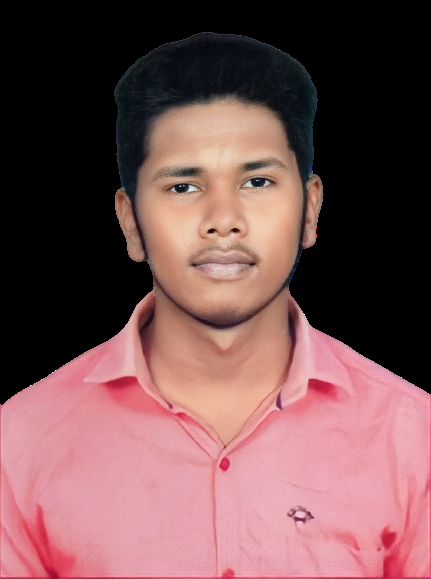
#> input picture Object Detection using OpenCV and Python/photo.png, 431 x 579 px
$ python 'Object Detection using OpenCV and Python.py'
#> lines starting #> are read from the running program, lines starting #| are printed output that depends on the picture; after the words box and inside, x2 and y2 are one past the last pixel; in counts of white or black regions, pixels touching at a corner belong together
import cv2

face_cascade = cv2.CascadeClassifier(cv2.data.haarcascades + 'haarcascade_frontalface_default.xml')

image = cv2.imread('photo.png')
#> image is the input picture: shape (579, 431, 3); mean B, G, R 81.9, 81, 118.3

gray = cv2.cvtColor(image, cv2.COLOR_BGR2GRAY)
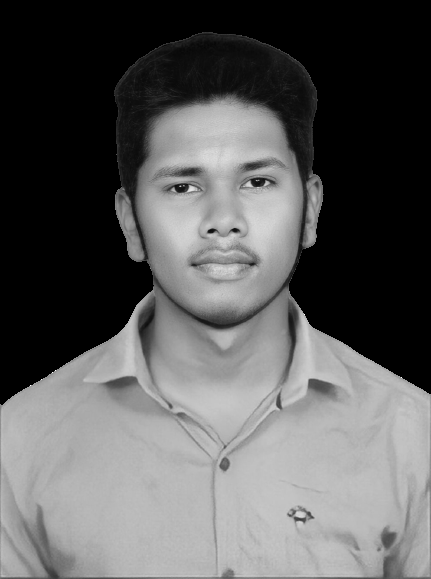
#> gray: shape (579, 431); min 0, max 255, mean 92.2

faces = face_cascade.detectMultiScale(gray, scaleFactor=1.1, minNeighbors=5, minSize=(30, 30))
#> faces = [[122, 106, 199, 199]]

for (x, y, w, h) in faces:
    cv2.rectangle(image, (x, y), (x+w, y+h), (0, 255, 0), 2)
#> this loop made 1 pass
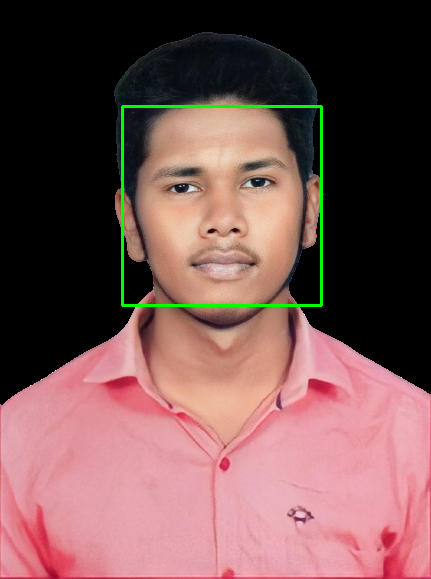
#> image: shape (579, 431, 3); 0.96% of pixels changed, all inside (x1, y1, x2, y2) = (121, 105, 323, 307)

cv2.imshow('Detected Faces', image)
cv2.waitKey(0)
cv2.destroyAllWindows()
